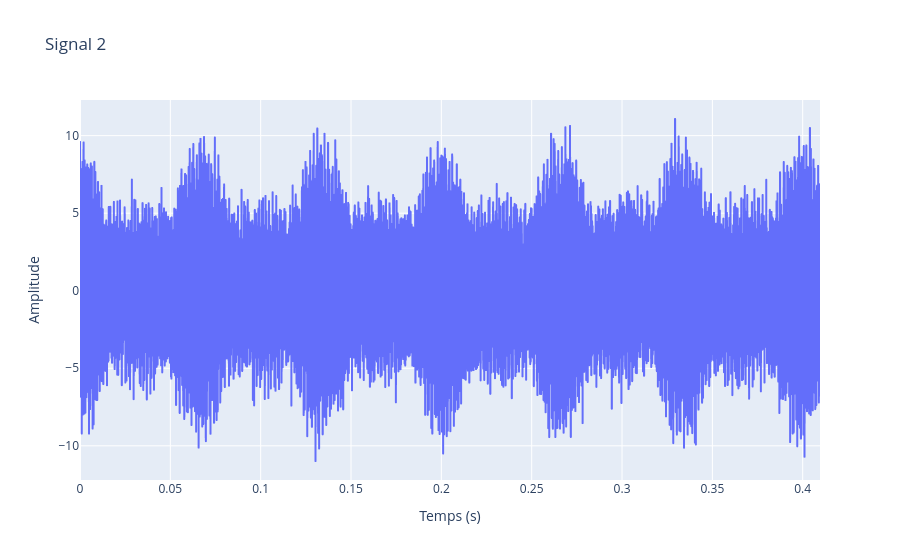

Notebook code for this chart:
### Code cell
dt = t[1] - t[0]
fe = 1 / dt
print(f"Fréquence d'échantillonnage fe = {fe} Hz")

px.line(x = t, y = s, labels={"x":"Temps (s)", "y":"Amplitude"}, title="Signal 2").show()

### Figure 1 — Plotly figure (JSON) as saved in the notebook; plotly's stock layout.template omitted (floating-point values rounded to 4 significant figures; data arrays with more than 128 entries replaced by an {"elided": "..."} marker saying what was removed)
{"data": [{"hovertemplate": "Temps (s)=%{x}<br>Amplitude=%{y}<extra></extra>", "legendgroup": "", "line": {"color": "#636efa", "dash": "solid"}, "marker": {"symbol": "circle"}, "mode": "lines", "name": "", "showlegend": false, "type": "scattergl", "x": {"elided": "16384 float values"}, "xaxis": "x", "y": {"elided": "16384 float values"}, "yaxis": "y"}], "layout": {"legend": {"tracegroupgap": 0}, "title": {"text": "Signal 2"}, "xaxis": {"anchor": "y", "domain": [0, 1], "title": {"text": "Temps (s)"}}, "yaxis": {"anchor": "x", "domain": [0, 1], "title": {"text": "Amplitude"}}}}
